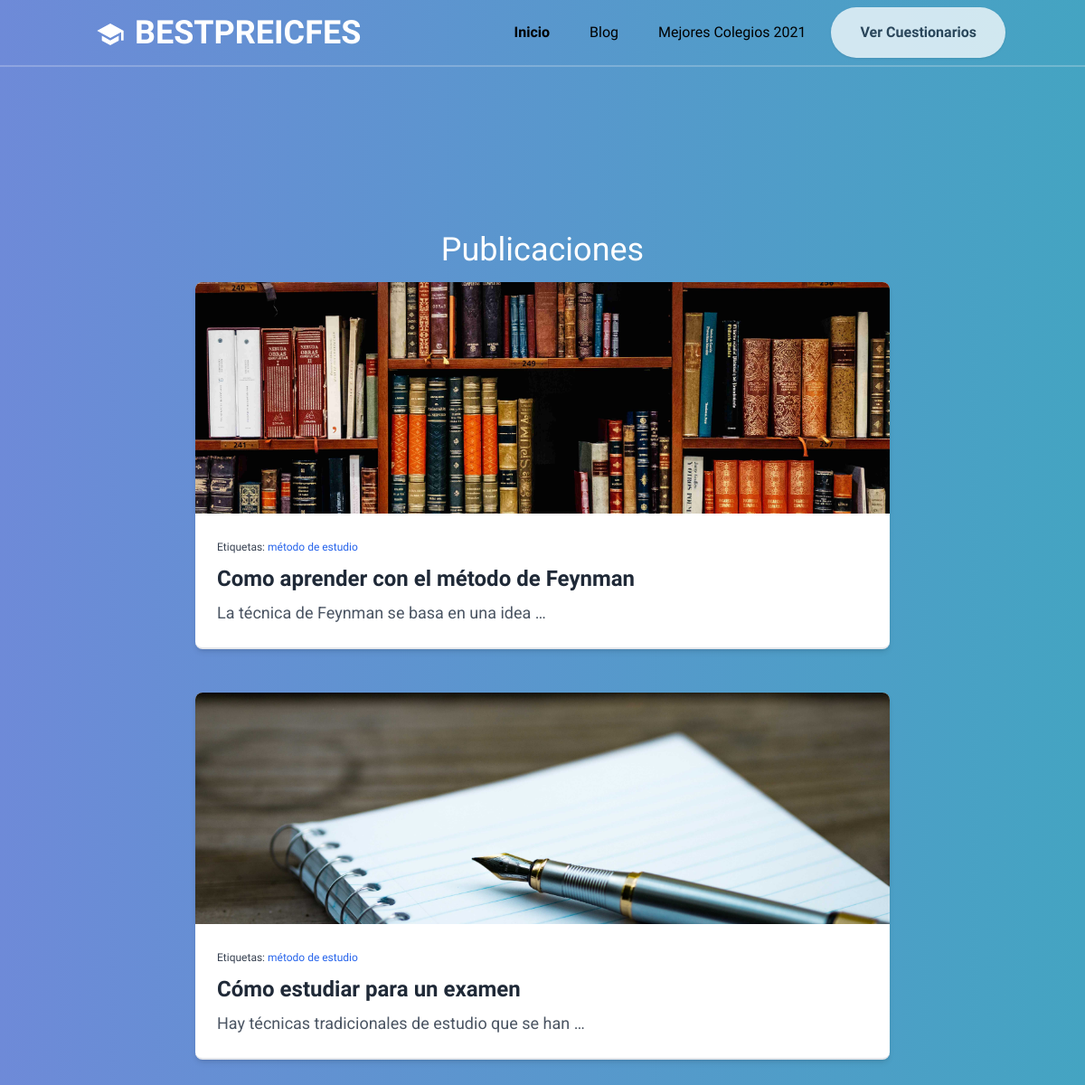
Page /blog/posts/ on the committed database.
### blog/models.py (models this page shows, shortened)
class Post(models.Model):
    class Meta:
        ordering = ['-fecha_creacion']
    titulo = models.CharField(max_length=255, unique=True)
    info = models.CharField(max_length=255, blank=True)
    slug = models.SlugField(max_length=255, unique=True, null=True, blank=True)
    contenido = models.TextField(null=True, blank=True)
    fecha_creacion = models.DateTimeField(auto_now_add=True)
    fecha_modificado = models.DateTimeField(auto_now=True)
    fue_publicado = models.BooleanField(default=False)
    etiquetas = models.ManyToManyField(Etiqueta, blank=True)
    imagen = models.ImageField(upload_to='media', null=True, blank=True)
    def get_absolute_url(self):
        return reverse('blog:post', args=[str(self.slug)])

class Etiqueta(models.Model):
    nombre = models.CharField(max_length=50, unique=True)

### blog/views.py (the view)
# urls.py: path('posts/', views.PostListView.as_view(), name='posts'),
class PostListView(generic.ListView):
    model = Post
    context_object_name = 'posts'
    template_name = 'blog/posts.html'

### blog/templates/blog/posts.html
{% extends 'blog/base.html' %}
{% load static %}
{% block content%}
<section class="pt-64">
  <h1 class="text-4xl text-center mb-4">Publicaciones</h1>
  {% for post in posts %}
  <article class="max-w-3xl mx-auto bg-white overflow-hidden shadow-md rounded-lg mb-12 border-b-2">
    <img class="w-full h-64 object-cover" src="{{ post.imagen.url }}" alt="{{ post.titulo }}"/>
    <div class="p-6">
      <div class="">
        {% for etiqueta in post.etiquetas.all %}
         <span class="text-gray-700 text-xs">Etiquetas: </span><span class="text-blue-600 text-xs">{{ etiqueta.nombre }}</span>
        {% endfor %}
        <a class="block text-gray-800 font-semibold text-2xl mt-2 hover:text-gray-600 hover:underline" href="{{ post.get_absolute_url }}">{{ post.titulo }}</a>
        <div class="text-sm text-gray-600 mt-2">{{ post.contenido | safe | truncatewords:10 }}</div>
      </div>
    </div>
  </article>
{% endfor %}
</section>
{% endblock %}

### blog/templates/blog/base.html (style rules this page uses)
.gradient { background: linear-gradient(90deg, #6e8ad8 0%, #44a4c2 100%); }
p, h1, h2 { font-family: 'Roboto', sans-serif; }

### rows in the picture
Post: imagen (picture), titulo "Como aprender con el método de Feynman", contenido "La técnica de Feynman se basa en una idea …"
Etiqueta: nombre "método de estudio"
Post: imagen (picture), titulo "Cómo estudiar para un examen", contenido "Hay técnicas tradicionales de estudio que se han …"
